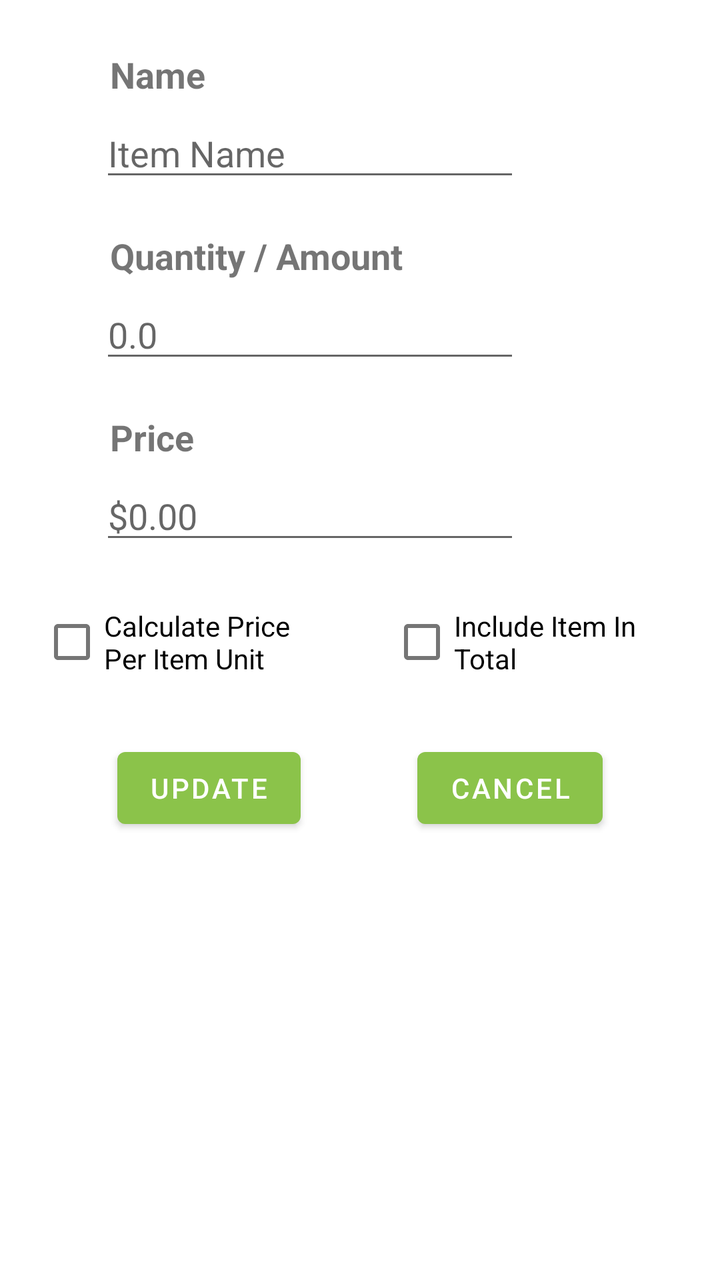
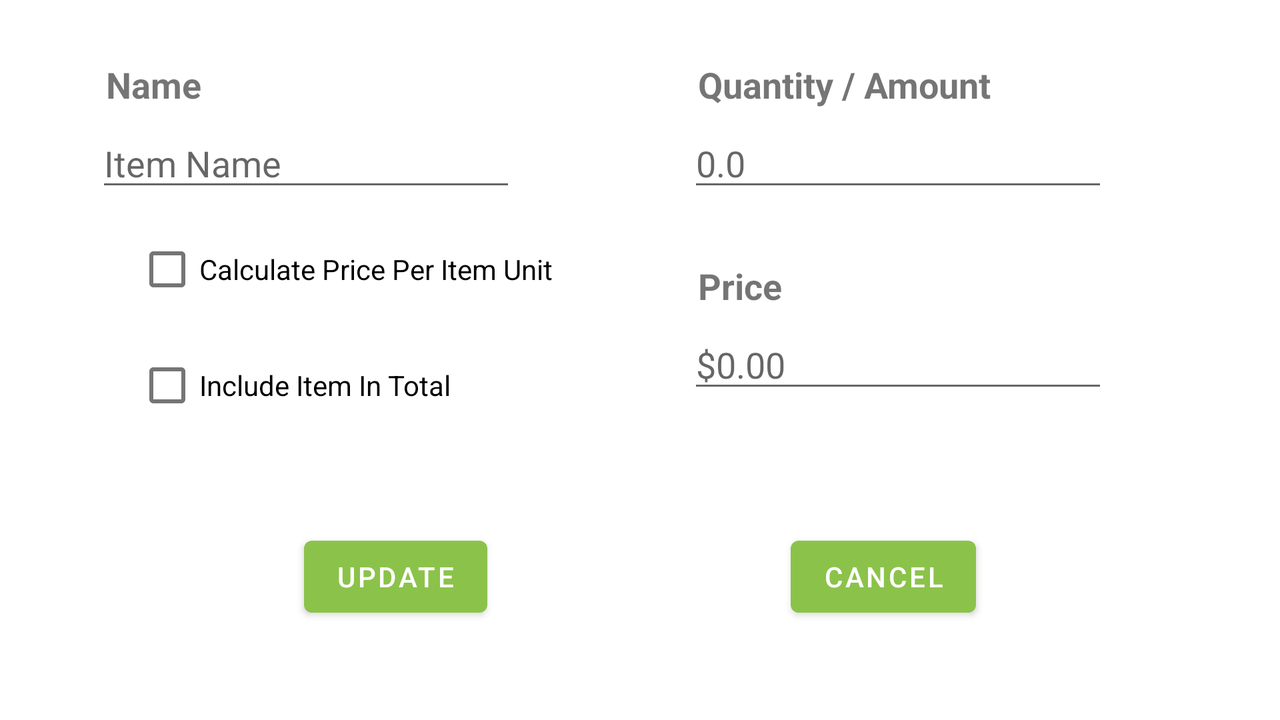

One screen, two layout resources from the same app: the default and the repository's alternative for another configuration. Each is rendered where Android would select it; the XML of both is given below.
<!-- AndroidManifest.xml: application theme Theme.ShoppingListCalculator -->
<!-- res/layout/activity_edit_item.xml -->
<?xml version="1.0" encoding="utf-8"?>
<androidx.constraintlayout.widget.ConstraintLayout xmlns:android="http://schemas.android.com/apk/res/android"
    xmlns:app="http://schemas.android.com/apk/res-auto"
    xmlns:tools="http://schemas.android.com/tools"
    android:layout_width="match_parent"
    android:layout_height="match_parent"
    tools:context=".EditItemActivity">

    <TextView
        android:id="@+id/itemNameEditLabel"
        android:layout_width="wrap_content"
        android:layout_height="wrap_content"
        android:layout_marginStart="5dp"
        android:layout_marginTop="25dp"
        android:text="@string/itemNameEditLabelText"
        android:textSize="18sp"
        android:textStyle="bold"
        app:layout_constraintStart_toStartOf="@+id/itemNameEditText"
        app:layout_constraintTop_toTopOf="parent" />

    <TextView
        android:id="@+id/itemAmountEditLabel"
        android:layout_width="wrap_content"
        android:layout_height="wrap_content"
        android:layout_marginTop="20dp"
        android:text="@string/itemAmountEditLabelText"
        android:textSize="18sp"
        android:textStyle="bold"
        app:layout_constraintStart_toStartOf="@+id/itemNameEditLabel"
        app:layout_constraintTop_toBottomOf="@+id/itemNameEditText" />

    <TextView
        android:id="@+id/itemPriceEditLabel"
        android:layout_width="wrap_content"
        android:layout_height="wrap_content"
        android:layout_marginTop="20dp"
        android:text="@string/itemPriceEditLabelText"
        android:textSize="18sp"
        android:textStyle="bold"
        app:layout_constraintStart_toStartOf="@+id/itemAmountEditLabel"
        app:layout_constraintTop_toBottomOf="@+id/itemAmountEditText" />

    <Button
        android:id="@+id/updateItemButton"
        android:layout_width="wrap_content"
        android:layout_height="wrap_content"
        android:layout_marginTop="25dp"
        android:text="@string/updateItemButtonText"
        app:layout_constraintEnd_toStartOf="@+id/cancelItemButton"
        app:layout_constraintStart_toStartOf="parent"
        app:layout_constraintTop_toBottomOf="@+id/calculatePerAmountCheckBox" />

    <Button
        android:id="@+id/cancelItemButton"
        android:layout_width="wrap_content"
        android:layout_height="wrap_content"
        android:text="@string/cancelItemButton"
        app:layout_constraintEnd_toEndOf="parent"
        app:layout_constraintStart_toEndOf="@+id/updateItemButton"
        app:layout_constraintTop_toTopOf="@+id/updateItemButton" />

    <EditText
        android:id="@+id/itemNameEditText"
        android:layout_width="wrap_content"
        android:layout_height="wrap_content"
        android:layout_marginStart="50dp"
        android:layout_marginTop="5dp"
        android:ems="10"
        android:hint="@string/itemNameExitTextHint"
        android:inputType="textPersonName"
        app:layout_constraintStart_toStartOf="parent"
        app:layout_constraintTop_toBottomOf="@+id/itemNameEditLabel" />

    <EditText
        android:id="@+id/itemAmountEditText"
        android:layout_width="wrap_content"
        android:layout_height="wrap_content"
        android:layout_marginTop="5dp"
        android:ems="10"
        android:hint="@string/itemAmountEditTextHint"
        android:inputType="numberDecimal"
        android:selectAllOnFocus="true"
        app:layout_constraintStart_toStartOf="@+id/itemNameEditText"
        app:layout_constraintTop_toBottomOf="@+id/itemAmountEditLabel" />

    <EditText
        android:id="@+id/itemPriceEditText"
        android:layout_width="wrap_content"
        android:layout_height="wrap_content"
        android:layout_marginTop="5dp"
        android:ems="10"
        android:hint="@string/itemPriceEditTextHint"
        android:inputType="numberDecimal"
        android:selectAllOnFocus="true"
        app:layout_constraintStart_toStartOf="@+id/itemAmountEditText"
        app:layout_constraintTop_toBottomOf="@+id/itemPriceEditLabel" />

    <CheckBox
        android:id="@+id/calculatePerAmountCheckBox"
        android:layout_width="0dp"
        android:layout_height="wrap_content"
        android:layout_marginStart="20dp"
        android:layout_marginTop="20dp"
        android:layout_marginEnd="15dp"
        android:text="@string/calculatePerAmountCheckBoxLabel"
        app:layout_constraintEnd_toStartOf="@+id/includeItemInTotalCheckBox"
        app:layout_constraintStart_toStartOf="parent"
        app:layout_constraintTop_toBottomOf="@+id/itemPriceEditText" />

    <CheckBox
        android:id="@+id/includeItemInTotalCheckBox"
        android:layout_width="0dp"
        android:layout_height="wrap_content"
        android:layout_marginStart="15dp"
        android:layout_marginEnd="20dp"
        android:text="@string/includeItemInTotalCheckBoxLabel"
        app:layout_constraintEnd_toEndOf="parent"
        app:layout_constraintStart_toEndOf="@+id/calculatePerAmountCheckBox"
        app:layout_constraintTop_toTopOf="@+id/calculatePerAmountCheckBox" />

</androidx.constraintlayout.widget.ConstraintLayout>
<!-- resources referenced by this layout -->
<resources>
  <string name="calculatePerAmountCheckBoxLabel">Calculate Price Per Item Unit</string>
  <string name="cancelItemButton">Cancel</string>
  <string name="includeItemInTotalCheckBoxLabel">Include Item In Total</string>
  <string name="itemAmountEditLabelText">Quantity / Amount</string>
  <string name="itemAmountEditTextHint">0.0</string>
  <string name="itemNameEditLabelText">Name</string>
  <string name="itemNameExitTextHint">Item Name</string>
  <string name="itemPriceEditLabelText">Price</string>
  <string name="itemPriceEditTextHint">$0.00</string>
  <string name="updateItemButtonText">Update</string>
  <style name="Theme.ShoppingListCalculator" parent="Theme.MaterialComponents.DayNight.DarkActionBar">
          
          <item name="colorPrimary">@color/primaryColor</item>
          <item name="colorPrimaryVariant">@color/primaryDarkColor</item>
          <item name="colorOnPrimary">@color/white</item>
          
          <item name="colorSecondary">@color/secondaryColor</item>
          <item name="colorSecondaryVariant">@color/secondaryDarkColor</item>
          <item name="colorOnSecondary">@color/black</item>
          
          <item name="android:statusBarColor" tools:targetApi="l">?attr/colorPrimaryVariant</item>
          
      </style>
  <color name="primaryColor">#8bc34a</color>
  <color name="primaryDarkColor">#5a9216</color>
  <color name="white">#FFFFFFFF</color>
  <color name="secondaryColor">#ffab40</color>
  <color name="secondaryDarkColor">#c77c02</color>
  <color name="black">#FF000000</color>
</resources>
<!-- res/layout-land/activity_edit_item.xml (the repository's variant of the layout above) -->
<!-- drawn on the phone turned sideways -->
<?xml version="1.0" encoding="utf-8"?>
<androidx.constraintlayout.widget.ConstraintLayout xmlns:android="http://schemas.android.com/apk/res/android"
    xmlns:app="http://schemas.android.com/apk/res-auto"
    xmlns:tools="http://schemas.android.com/tools"
    android:layout_width="match_parent"
    android:layout_height="match_parent"
    tools:context=".EditItemActivity">

    <TextView
        android:id="@+id/itemNameEditLabel"
        android:layout_width="wrap_content"
        android:layout_height="wrap_content"
        android:layout_marginStart="5dp"
        android:layout_marginTop="30dp"
        android:text="@string/itemNameEditLabelText"
        android:textSize="18sp"
        android:textStyle="bold"
        app:layout_constraintStart_toStartOf="@+id/itemNameEditText"
        app:layout_constraintTop_toTopOf="parent" />

    <TextView
        android:id="@+id/itemAmountEditLabel"
        android:layout_width="wrap_content"
        android:layout_height="wrap_content"
        android:layout_marginStart="5dp"
        android:text="@string/itemAmountEditLabelText"
        android:textSize="18sp"
        android:textStyle="bold"
        app:layout_constraintBottom_toBottomOf="@+id/itemNameEditLabel"
        app:layout_constraintStart_toStartOf="@+id/itemAmountEditText" />

    <TextView
        android:id="@+id/itemPriceEditLabel"
        android:layout_width="wrap_content"
        android:layout_height="wrap_content"
        android:layout_marginStart="5dp"
        android:layout_marginTop="30dp"
        android:text="@string/itemPriceEditLabelText"
        android:textSize="18sp"
        android:textStyle="bold"
        app:layout_constraintStart_toStartOf="@+id/itemPriceEditText"
        app:layout_constraintTop_toBottomOf="@+id/itemAmountEditText" />

    <Button
        android:id="@+id/updateItemButton"
        android:layout_width="wrap_content"
        android:layout_height="wrap_content"
        android:text="@string/updateItemButtonText"
        app:layout_constraintBottom_toBottomOf="parent"
        app:layout_constraintEnd_toStartOf="@+id/cancelItemButton"
        app:layout_constraintStart_toStartOf="parent"
        app:layout_constraintTop_toBottomOf="@+id/includeItemInTotalCheckBox" />

    <Button
        android:id="@+id/cancelItemButton"
        android:layout_width="wrap_content"
        android:layout_height="wrap_content"
        android:text="@string/cancelItemButton"
        app:layout_constraintBottom_toBottomOf="@+id/updateItemButton"
        app:layout_constraintEnd_toEndOf="parent"
        app:layout_constraintStart_toEndOf="@+id/updateItemButton" />

    <EditText
        android:id="@+id/itemNameEditText"
        android:layout_width="wrap_content"
        android:layout_height="wrap_content"
        android:layout_marginStart="48dp"
        android:layout_marginTop="5dp"
        android:ems="10"
        android:hint="@string/itemNameExitTextHint"
        android:inputType="textPersonName"
        app:layout_constraintStart_toStartOf="parent"
        app:layout_constraintTop_toBottomOf="@+id/itemNameEditLabel" />

    <EditText
        android:id="@+id/itemAmountEditText"
        android:layout_width="wrap_content"
        android:layout_height="wrap_content"
        android:ems="10"
        android:hint="@string/itemAmountEditTextHint"
        android:inputType="numberDecimal"
        app:layout_constraintBottom_toBottomOf="@+id/itemNameEditText"
        app:layout_constraintEnd_toEndOf="parent"
        app:layout_constraintStart_toEndOf="@+id/itemNameEditText" />

    <EditText
        android:id="@+id/itemPriceEditText"
        android:layout_width="wrap_content"
        android:layout_height="wrap_content"
        android:layout_marginTop="5dp"
        android:ems="10"
        android:hint="@string/itemPriceEditTextHint"
        android:inputType="numberDecimal"
        app:layout_constraintStart_toStartOf="@+id/itemAmountEditText"
        app:layout_constraintTop_toBottomOf="@+id/itemPriceEditLabel" />

    <CheckBox
        android:id="@+id/calculatePerAmountCheckBox"
        android:layout_width="wrap_content"
        android:layout_height="wrap_content"
        android:layout_marginTop="10dp"
        android:text="@string/calculatePerAmountCheckBoxLabel"
        app:layout_constraintEnd_toStartOf="@+id/itemPriceEditText"
        app:layout_constraintStart_toStartOf="parent"
        app:layout_constraintTop_toBottomOf="@+id/itemNameEditText" />

    <CheckBox
        android:id="@+id/includeItemInTotalCheckBox"
        android:layout_width="wrap_content"
        android:layout_height="wrap_content"
        android:layout_marginTop="10dp"
        android:text="@string/includeItemInTotalCheckBoxLabel"
        app:layout_constraintStart_toStartOf="@+id/calculatePerAmountCheckBox"
        app:layout_constraintTop_toBottomOf="@+id/calculatePerAmountCheckBox" />

</androidx.constraintlayout.widget.ConstraintLayout>
